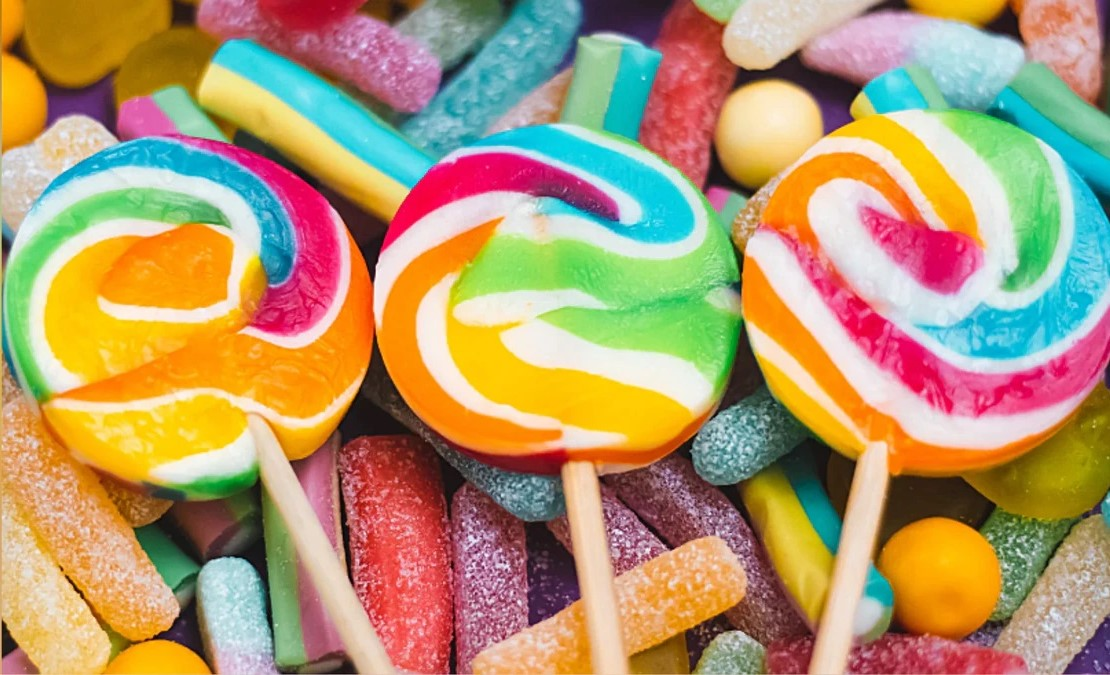
#> input picture Assignmnet_1_files/Candy.jpg, 1110 x 675 px
$ jupyter execute Take_Home_Assignment_1_3335.ipynb
#> lines starting #> are read from the running program, lines starting #| are printed output that depends on the picture
<h1>EE7204 Assignment 01</h1>
<body>EG/2018/3335 - Gunawardhana S.D.H.C.</body>

***1. Write a Python program to reduce the number of intensity levels in an image from 256 to 2, in integer powers of 2. The desired number of intensity levels needs to be a variable input to your program.***

[cell 1]
import cv2
import numpy as np
import matplotlib.pyplot as plt

# Load the image and convert it to colours
original_Image = cv2.cvtColor(cv2.imread('Candy.jpg'), cv2.COLOR_BGR2RGB)

# Get desired number of intensity levels from user and handeling invalid inputs
while True:
    try:
        desired_levels = int(input("Enter the desired number of intensity levels from 1 to 8: "))
        if desired_levels>=1 and desired_levels<=8:
            break
        else:
            print("Value should be between 1 and 8")
    except ValueError:
        print("Invalid input. Please enter an integer.")
#> this loop made 1 pass; the answer given on pass 1: 1

# Reduce number of levels
adjusted_Image = np.round(((np.round(((original_Image + 1) / 256) * (2 ** desired_levels)) / (2 ** desired_levels)) * 256) - 1).astype(np.uint8)
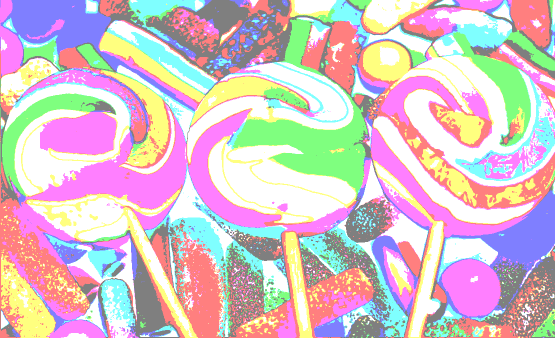
#> adjusted_Image: shape (675, 1110, 3) (shown at 1/2 size); mean R, G, B 212, 192.9, 199.4

# Show the image
fig, axs = plt.subplots(1, 2, figsize=(12,6))

# Display the original image in the first subplot
axs[0].imshow(original_Image)
axs[0].set_title("Original image\n")

# Display the reduced intensity image in the second subplot
axs[1].imshow(adjusted_Image)
axs[1].set_title("Image with 2^{} intensity levels\n".format(desired_levels))
plt.show()
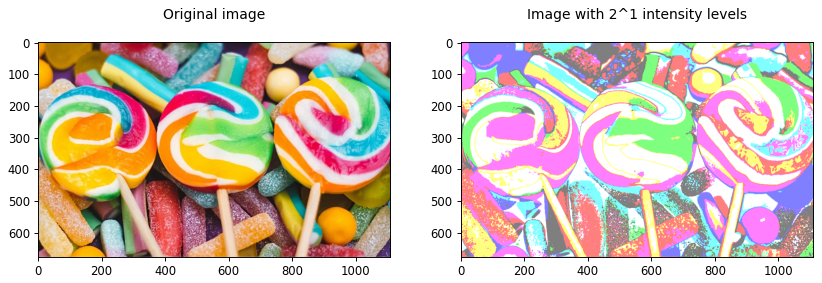
#> figure drawn by matplotlib, 2 panels

* Comments: The image becomes less detailed and the contrast is reducing because no. of different shades of colors or grey in the image is reducing. which ultimately makes it harder to distinguish between different features in the image.

***2. Write a Python program to load an image and then perform a simple spatial 3x3 average of image pixels. Repeat the process for a 10x10 neighborhood and again for a 20x20 neighborhood.***

[cell 2]
# Define the 3x3 kernel
kernel_3x3 = np.full((3,3), 1/9)
kernel_10x10 = np.full((10,10), 1/100)
kernel_20x20 = np.full((20,20), 1/400)

# simple spatial average of image pixels
im_avg_3x3 = cv2.filter2D(original_Image,-1,kernel_3x3)
im_avg_10x10 = cv2.filter2D(original_Image,-1,kernel_10x10)
im_avg_20x20 = cv2.filter2D(original_Image,-1,kernel_20x20)
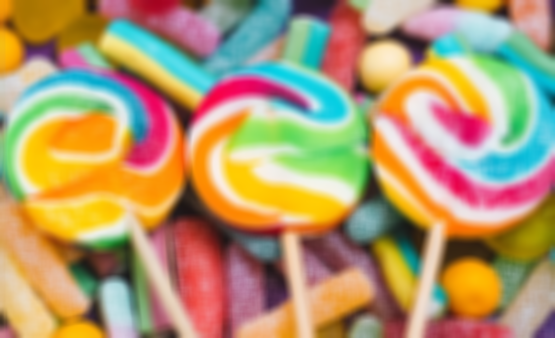
#> im_avg_20x20: shape (675, 1110, 3) (shown at 1/2 size); mean R, G, B 177.5, 151, 110.3

# Plot the original and averaged images
fig, axs = plt.subplots(2, 2, figsize=(12, 9))
axs[0,0].imshow(original_Image)
axs[0,0].set_title("Original image\n")

axs[0,1].imshow(im_avg_3x3)
axs[0,1].set_title("3X3 averaged image\n")

axs[1,0].imshow(im_avg_10x10)
axs[1,0].set_title("10X10 averaged image\n")

axs[1,1].imshow(im_avg_20x20)
axs[1,1].set_title("20X20 averaged image\n")

plt.show()

* Comments: When the kernel size is increasing, the image becomes more blurred and the edges is dissapearing. Which makes it harder to understand the features of the image.

***3. Write a Python program to rotate an image by 45 and 90 degrees.***

[cell 3]
# Height and width of the image
height, width = original_Image.shape[:2]

# Center of the image
center = (width/2, height/2)

# Rotation matrix
rotation_matrix_45 = cv2.getRotationMatrix2D(center, 45, 1)
rotation_matrix_90 = cv2.getRotationMatrix2D(center, 90, 1)

# New size of the rotated image (for 45 rotation)
new_dimention = int((height + width)/np.sqrt(2))
rotation_matrix_45[0, 2] += (new_dimention / 2) - center[0]
rotation_matrix_45[1, 2] += (new_dimention / 2) - center[1]

# New size of the rotated image (for 90 rotation)
rotation_matrix_90[0, 2] += (height / 2) - center[0]
rotation_matrix_90[1, 2] += (width / 2) - center[1]

# Rotate the image without cropping the corners
rotated_img_45 = cv2.warpAffine(original_Image, rotation_matrix_45, (new_dimention, new_dimention), flags=cv2.INTER_LINEAR)
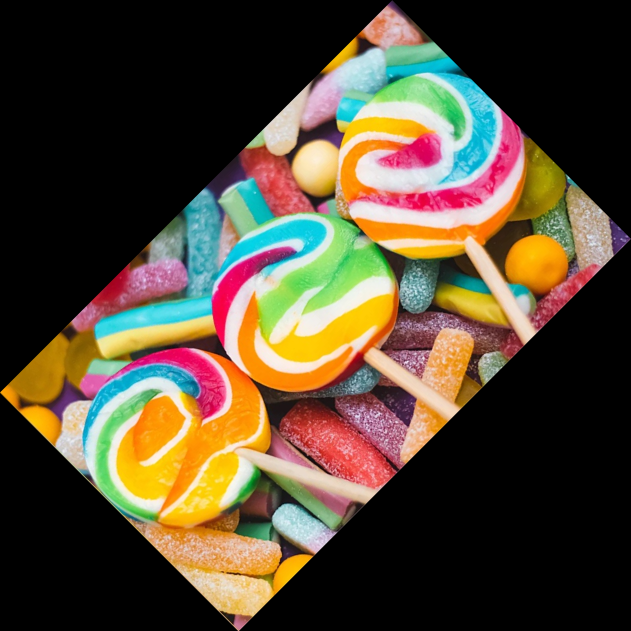
#> rotated_img_45: shape (1262, 1262, 3) (shown at 1/2 size); mean R, G, B 83.5, 71.1, 51.9
rotated_img_90 = cv2.warpAffine(original_Image, rotation_matrix_90, (height, width), flags=cv2.INTER_LINEAR)
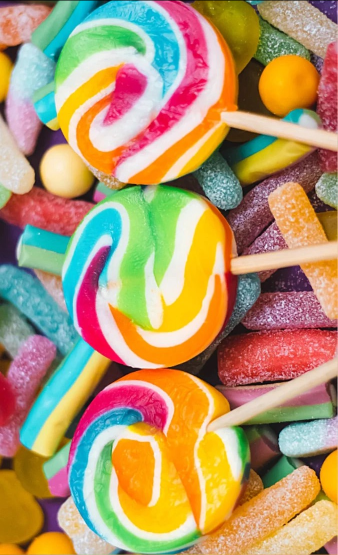
#> rotated_img_90: shape (1110, 675, 3) (shown at 1/2 size); mean R, G, B 177.3, 150.9, 110.3

fig, (ax1, ax2) = plt.subplots(1, 2, figsize=(12,6))

# Display the 45 rotated image in the first subplot
ax1.imshow(rotated_img_45)
ax1.set_title("Image rotated by 45 degrees\n")

#  Display the 90 rotated image in the first subplot
ax2.imshow(rotated_img_90)
ax2.set_title("Image rotated by 90 degrees\n")
plt.show()

* Comments: When rotating the image by 45 degrees, the size of the resultant image have to be increased or otherwise the corners of the original image will be cropped out. When rotating the image by 90 degrees, the width and height is interchanged in the resultant image. Apart from that, there are no changes done to the images by this opearation.

***4. Write a Python program to replace all corresponding 9 pixels by their average for every 3×3 block of the image without overlapping. This operation simulates reducing the image spatial resolution. Repeat this for 5×5 blocks and 7×7 blocks.***

[cell 4]
# Create new output images with corresponding sizes
replaced_3X3 = np.zeros((height, width, 3), dtype=np.uint8)
replaced_5X5 = np.zeros((height, width, 3), dtype=np.uint8)
replaced_7X7 = np.zeros((height, width, 3), dtype=np.uint8)

# Defining a common function for averaging block of a given size
def average (image, fact):
#> called with fact = 3
    for i in range(0, height, fact):
        for j in range(0, width, fact):
            block = original_Image[i:i+fact, j:j+fact]
            # Calculate the average of each fact x fact block
            avg = block.mean(axis=(0,1))
            image[i:i+fact, j:j+fact] = avg

# Averaging 3x3 block
average(replaced_3X3, 3)

# Averaging 5x5 block
average(replaced_5X5, 5)
#> call 2 of average, with fact = 5
#> after the loop in average (call 2), `for i in range(0, height, fact):`:
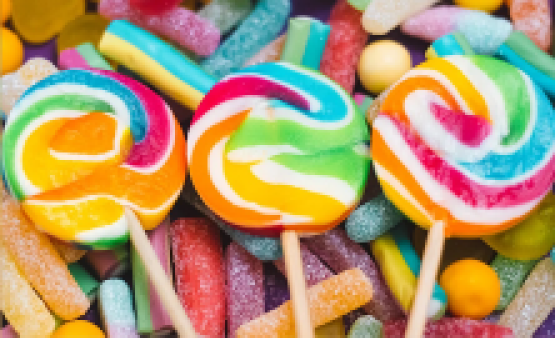
#> image: shape (675, 1110, 3) (shown at 1/2 size); mean R, G, B 177, 150.6, 109.9

# Averaging 7x7 block
average(replaced_7X7, 7)
#> call 3 of average, with fact = 7
#> after the loop in average (call 3), `for i in range(0, height, fact):`:
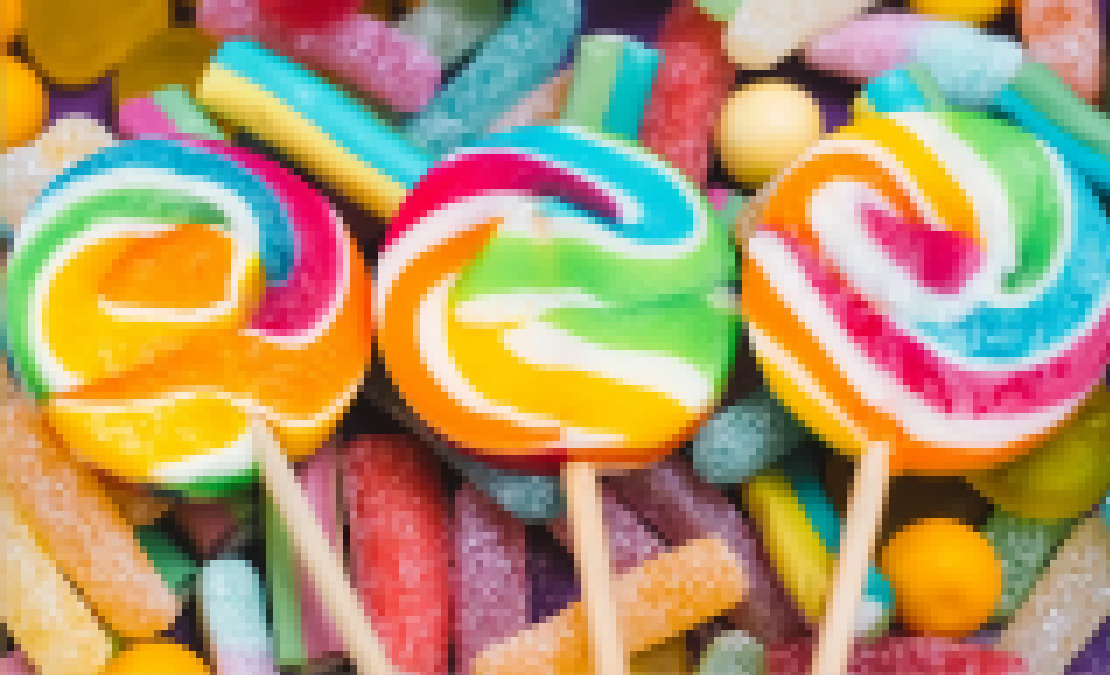
#> image: shape (675, 1110, 3); mean R, G, B 177, 150.6, 109.9

# Plot the original and downscaled images
fig, axs = plt.subplots(2, 2, figsize=(12, 9))
axs[0,0].imshow(original_Image)
axs[0,0].set_title("Original image\n")

axs[0,1].imshow(replaced_3X3)
axs[0,1].set_title("Image downscaled by 3\n")

axs[1,0].imshow(replaced_5X5)
axs[1,0].set_title("Image downscaled by 5\n")

axs[1,1].imshow(replaced_7X7)
axs[1,1].set_title("Image downscaled by 7\n")

plt.show()

$ run again, with Assignmnet_1_files/45_&_90_rotated.png saved as Assignmnet_1_files/Candy.jpg
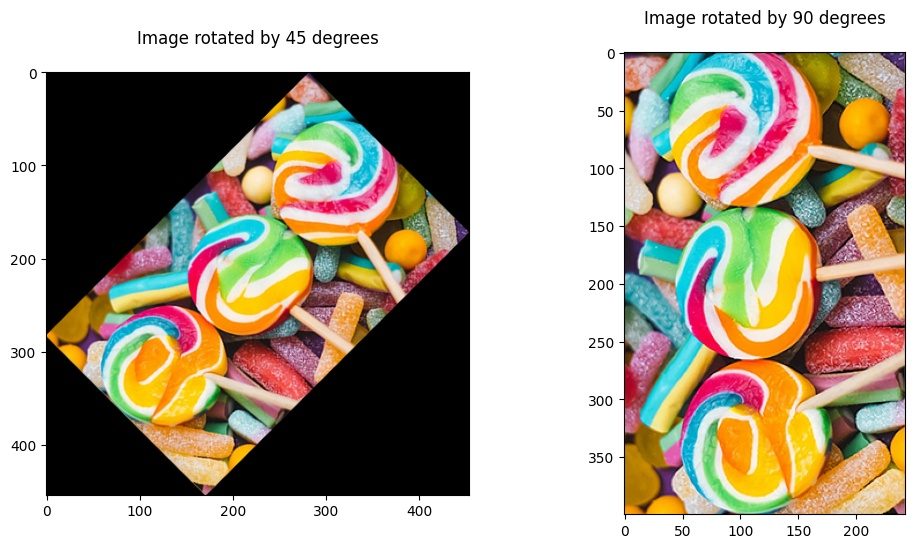
#> input picture Assignmnet_1_files/45_&_90_rotated.png, 915 x 548 px
#> the loop `while True:` made 1 pass; the answer given on pass 1: 1
#> `rotated_img_90 = cv2.warpAffine(original_Image, rotation_matrix_90, (h..`:
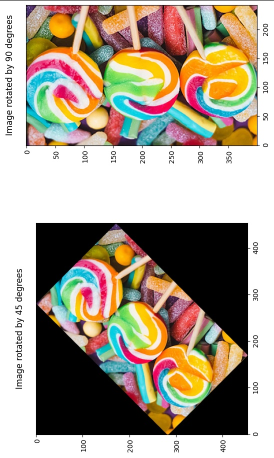
#> rotated_img_90: shape (915, 548, 3) (shown at 1/2 size); mean R, G, B 170.2, 159.1, 142
#> after the loop in average (call 3), `for i in range(0, height, fact):`:
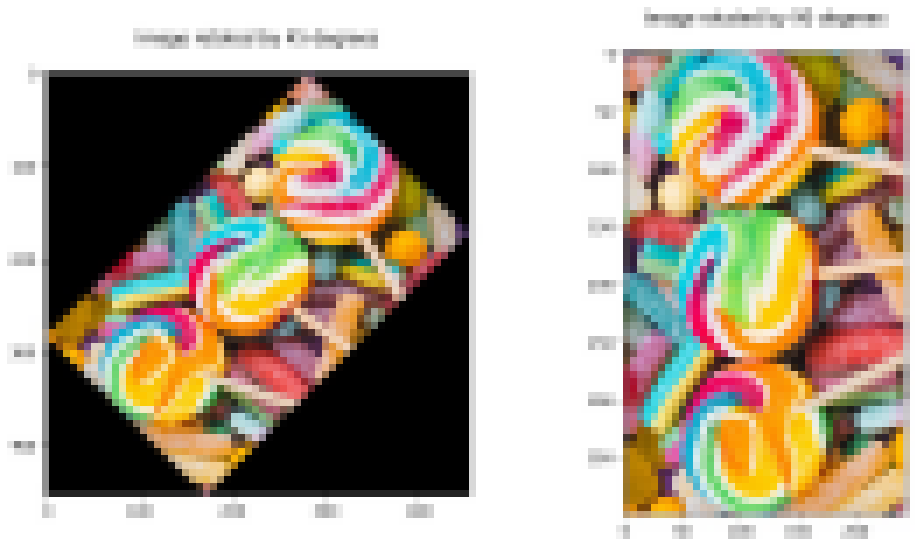
#> image: shape (548, 915, 3); mean R, G, B 170.2, 159.1, 142

$ run again, with Assignmnet_1_files/Averaged.png saved as Assignmnet_1_files/Candy.jpg
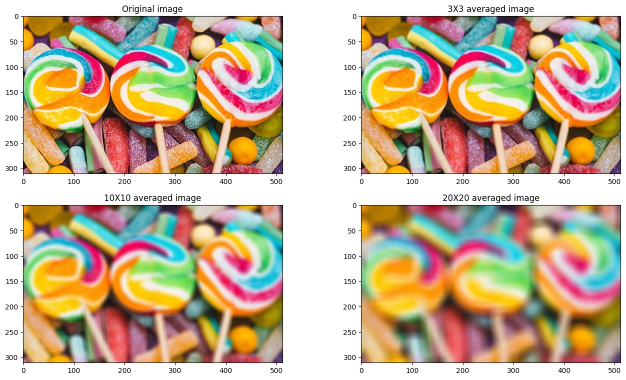
#> input picture Assignmnet_1_files/Averaged.png, 1252 x 759 px (shown at 1/2 size)
#> the loop `while True:` made 1 pass; the answer given on pass 1: 1
#> `rotated_img_90 = cv2.warpAffine(original_Image, rotation_matrix_90, (h..`:
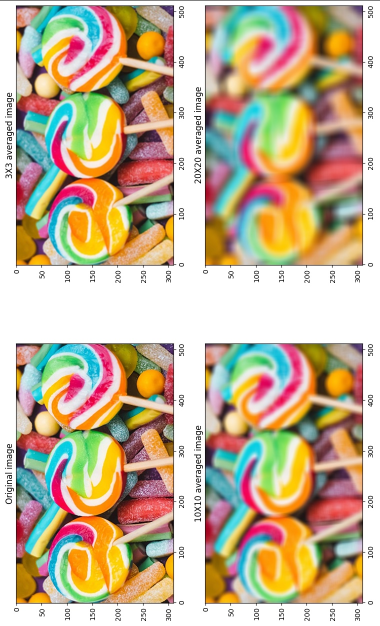
#> rotated_img_90: shape (1252, 759, 3) (shown at 1/2 size); mean R, G, B 197.6, 179.7, 152
#> after the loop in average (call 3), `for i in range(0, height, fact):`:
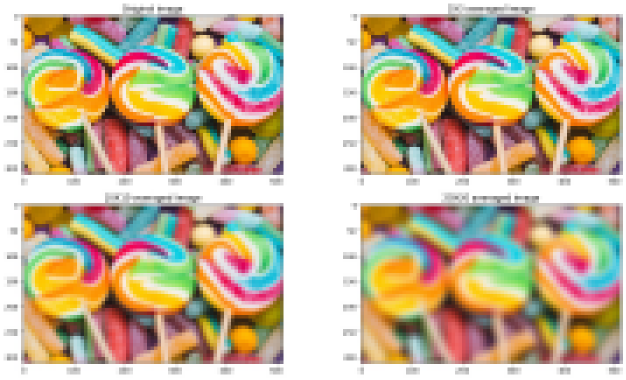
#> image: shape (759, 1252, 3) (shown at 1/2 size); mean R, G, B 197.4, 179.5, 151.8
